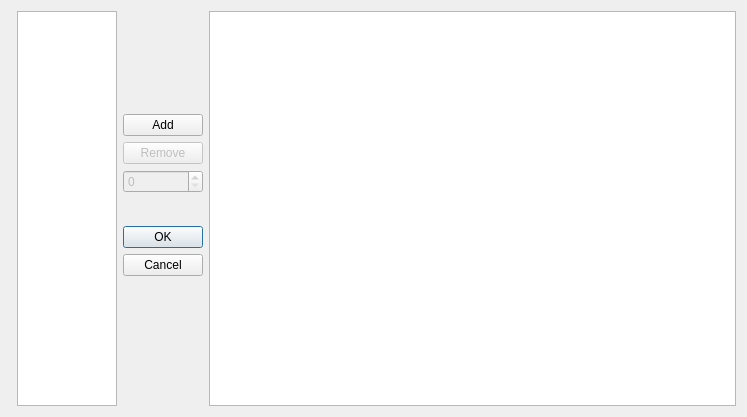
<?xml version="1.0" encoding="UTF-8"?>
<ui version="4.0">
 <class>FunctionManager</class>
 <widget class="QDialog" name="FunctionManager">
  <property name="geometry">
   <rect>
    <x>0</x>
    <y>0</y>
    <width>747</width>
    <height>417</height>
   </rect>
  </property>
  <property name="windowTitle">
   <string>Function Manager</string>
  </property>
  <layout class="QHBoxLayout" name="horizontalLayout">
   <item>
    <widget class="NodeBox" name="toolBox">
     <property name="maximumSize">
      <size>
       <width>150</width>
       <height>16777215</height>
      </size>
     </property>
     <property name="currentIndex">
      <number>-1</number>
     </property>
    </widget>
   </item>
   <item>
    <widget class="QListWidget" name="listWidget">
     <property name="sizePolicy">
      <sizepolicy hsizetype="Preferred" vsizetype="Expanding">
       <horstretch>0</horstretch>
       <verstretch>0</verstretch>
      </sizepolicy>
     </property>
     <property name="maximumSize">
      <size>
       <width>100</width>
       <height>16777215</height>
      </size>
     </property>
    </widget>
   </item>
   <item>
    <layout class="QVBoxLayout" name="verticalLayout_3">
     <item>
      <spacer name="verticalSpacer_2">
       <property name="orientation">
        <enum>Qt::Vertical</enum>
       </property>
       <property name="sizeHint" stdset="0">
        <size>
         <width>20</width>
         <height>40</height>
        </size>
       </property>
      </spacer>
     </item>
     <item>
      <widget class="QPushButton" name="addFunctionButton">
       <property name="text">
        <string>Add</string>
       </property>
      </widget>
     </item>
     <item>
      <widget class="QPushButton" name="removeFunctionButton">
       <property name="enabled">
        <bool>false</bool>
       </property>
       <property name="text">
        <string>Remove</string>
       </property>
      </widget>
     </item>
     <item>
      <widget class="QSpinBox" name="spinBox">
       <property name="enabled">
        <bool>false</bool>
       </property>
      </widget>
     </item>
     <item>
      <widget class="QDialogButtonBox" name="buttonBox">
       <property name="orientation">
        <enum>Qt::Vertical</enum>
       </property>
       <property name="standardButtons">
        <set>QDialogButtonBox::Cancel|QDialogButtonBox::Ok</set>
       </property>
       <property name="centerButtons">
        <bool>true</bool>
       </property>
      </widget>
     </item>
     <item>
      <spacer name="verticalSpacer">
       <property name="orientation">
        <enum>Qt::Vertical</enum>
       </property>
       <property name="sizeHint" stdset="0">
        <size>
         <width>20</width>
         <height>40</height>
        </size>
       </property>
      </spacer>
     </item>
    </layout>
   </item>
   <item>
    <widget class="QGraphicsView" name="workspace"/>
   </item>
  </layout>
 </widget>
 <customwidgets>
  <customwidget>
   <class>NodeBox</class>
   <extends>QToolBox</extends>
   <header>NodeBox.h</header>
   <container>1</container>
  </customwidget>
 </customwidgets>
 <resources/>
 <connections/>
</ui>
